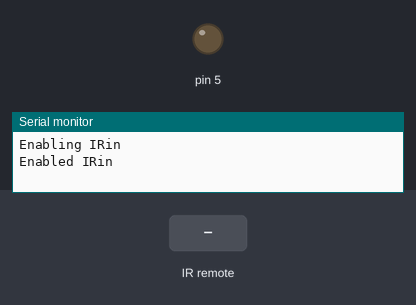
Bench run of a sketch on a simulated Arduino Uno, built with avr-gcc and run on an emulated ATmega328P. On the bench: output pins drawn as LEDs (lit = HIGH), the last lines printed to the serial monitor. The test bench sets the inputs (shaded band).

Above: at 1.2 s.
1.3 s: infrared code 0xF30CFF00 received
At 2.5 s:
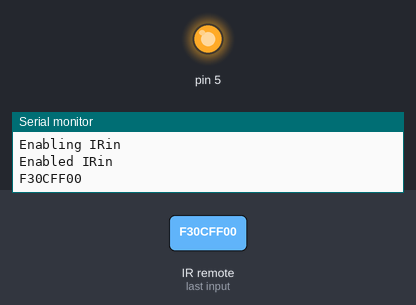
2.8 s: infrared code 0xE718FF00 received
At 3.6 s:
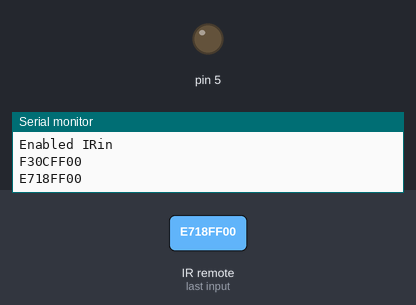
Timing chart, 0 to 5.8 s (numbered marks = the images above; inputs shaded):
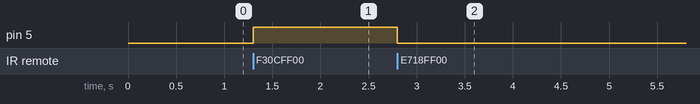

The sketch:

week_05_ex04.ino
```cpp
// (licence header left out)
#include <IRremote.h>
int IR_RECEIVE_PIN = 11;
void setup()
{
Serial.begin(9600);
IrReceiver.begin(IR_RECEIVE_PIN, ENABLE_LED_FEEDBACK);
pinMode(5, OUTPUT);
// In case the interrupt driver crashes on setup, give a clue
// to the user what's going on.
Serial.println("Enabling IRin");
IrReceiver.enableIRIn(); // Start the receiver
Serial.println("Enabled IRin");  }
void loop() {
  if (IrReceiver.decode()) {
  Serial.println(IrReceiver.decodedIRData.decodedRawData,HEX);
  IrReceiver.resume(); // Receive the next value
  if (IrReceiver.decodedIRData.decodedRawData == 0xF30CFF00) digitalWrite(5, HIGH);  //1번 LED 켜기
  if (IrReceiver.decodedIRData.decodedRawData == 0xE718FF00) digitalWrite(5, LOW);  // 2번 LED 끄기

}
}

// 1: F30CFF00, 2: E718FF00
```

Measured:
- after the input at 1.3 s, pin 5: LOW → HIGH at once
- after the input at 2.8 s, pin 5: HIGH → LOW at once
